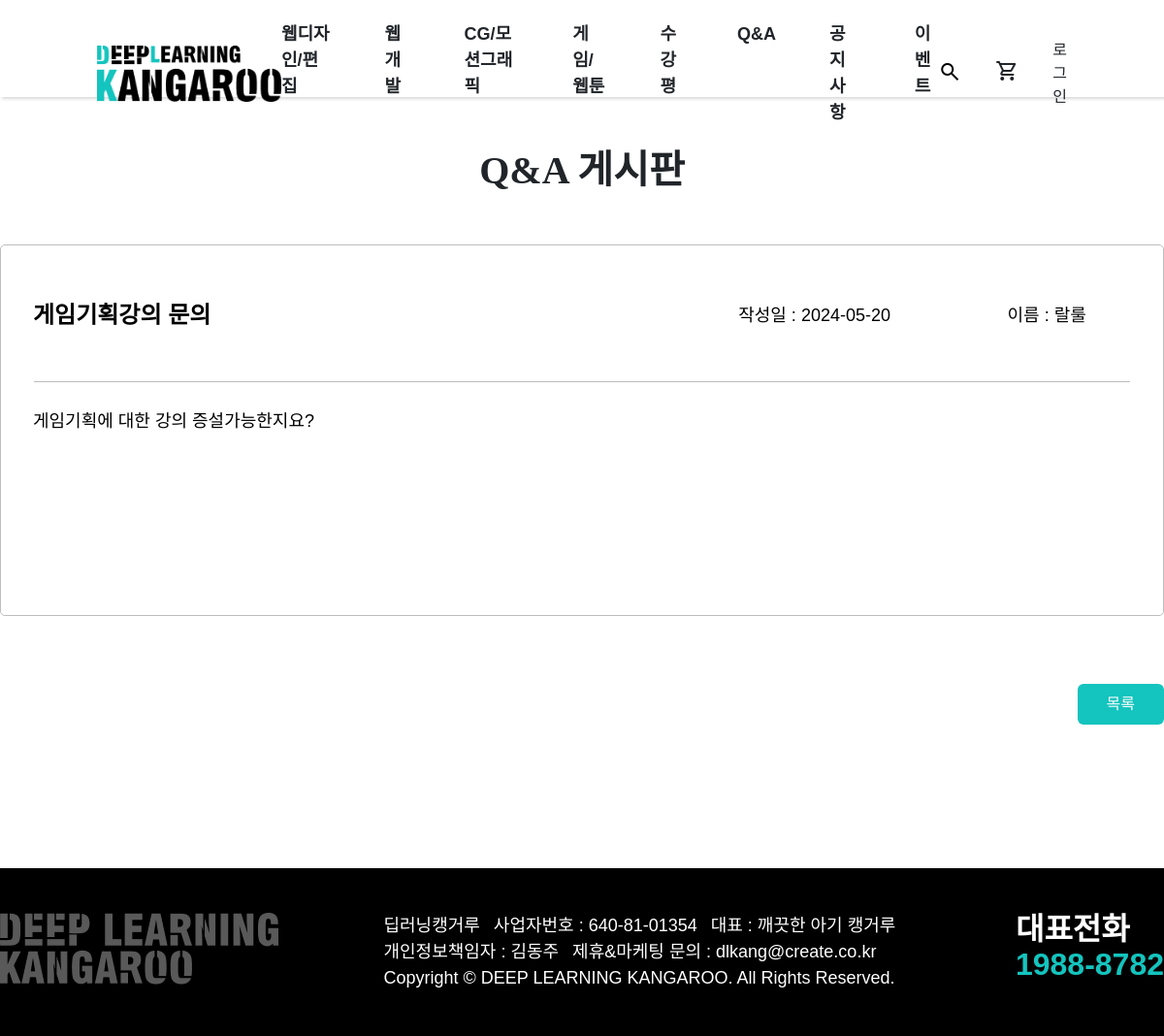
Page /user/u_qna_view.php?idx=94 on the committed database.
### tables this page shows
CREATE TABLE `product_category` (
  `cid` int(11) NOT NULL,
  `code` varchar(10) NOT NULL,
  `pcode` varchar(10) NOT NULL,
  `name` varchar(100) NOT NULL,
  `step` tinyint(4) NOT NULL
);

CREATE TABLE `qna_board` (
  `idx` int(11) NOT NULL,
  `status` int(11) NOT NULL,
  `userid` varchar(100) NOT NULL,
  `title` varchar(100) NOT NULL,
  `content` text NOT NULL,
  `date` date NOT NULL,
  `hit` int(11) DEFAULT NULL
);

CREATE TABLE `members` (
  `mid` int(11) NOT NULL,
  `userid` varchar(145) DEFAULT NULL,
  `email` varchar(245) DEFAULT NULL,
  `username` varchar(145) DEFAULT NULL,
  `passwd` varchar(200) DEFAULT NULL,
  `regdate` datetime DEFAULT current_timestamp(),
  `status` int(11) NOT NULL
);

### user/u_qna_view.php (the view, shortened to what this page needs)
<?php
$css1 = ' <link rel="stylesheet" href="./css/u_notice_qna.css">';
include_once $_SERVER['DOCUMENT_ROOT'] . '/clean_kangaroo/admin/dbcon.php';
include_once $_SERVER['DOCUMENT_ROOT'] . '/clean_kangaroo/user/u_header.php';
$idx = $_GET['idx'];
$sql = "select b.*, m.username
from qna_board b
join members m
on b.userid=m.userid WHERE b.idx={$idx}";
$result = $mysqli->query($sql);
$row = $result->fetch_object();
?>
<main class="u_body">
  <div class="wrapper usergrid">
    <h3 class="h3">Q&A 게시판</h3>
    <table class="u_notice table body3">
      <thead class="notice_viewhead">
        <tr>
          <th colspan="3" scope="col"><?= $row->title; ?></th>
          <th class="body3" scope="col">작성일 : <?= $row->date; ?></th>
          <th class="body3" scope="col">이름 : <?= $row->username; ?></th>
        </tr>
      </thead>
      <tbody class="notice_viewd body3">
        <tr>
          <td colspan="5" scope="col">
            <?= $row->content; ?></td>
        </tr>
        <tr>
          <td class="edit df" colspan="5" scope="col">
          </td>
        </tr>
      </tbody>
    </table>
    <table>
      <tbody>
        <tr>
          <td class="listbtn df" colspan="5" scope="col"><a href="javascript:history.back();" class="primary_btn list">목록</a></td>
        </tr>
      </tbody>
    </table>
  </div>
</main>
<?php
include_once $_SERVER['DOCUMENT_ROOT'] . '/clean_kangaroo/user/footer.php';
?>

### user/u_header.php (shortened to what this page needs)
<?php
include_once $_SERVER['DOCUMENT_ROOT'] . '/clean_kangaroo/admin/dbcon.php';
$step1sql = "SELECT * from product_category where step=1 " ;
$step1result = $mysqli->query($step1sql);
while ($step1rs = $step1result->fetch_object()) {
  $cate1Arr[] = $step1rs;
}
?>
<!DOCTYPE html>
<html lang="en">
<head>
  <link href="https://cdn.jsdelivr.net/gh/sun-typeface/SUIT/fonts/static/woff2/SUIT.css" rel="stylesheet">
  <link href="https://cdn.jsdelivr.net/npm/bootstrap@5.3.3/dist/css/bootstrap.min.css" rel="stylesheet">
  <link rel="stylesheet" href="//code.jquery.com/ui/1.13.2/themes/base/jquery-ui.css">
  <link rel="stylesheet" href="/clean_kangaroo/css/common.css">
  <link rel="stylesheet" href="/clean_kangaroo/user/css/u_common.css">
  <?= $css1 ?? '' ?>
</head>
<body class="u_body">
  <header id="u_header">
    <div class="header_container df aic">
      <h1 class="u_logo">
        <a href="index.php">
          <img src="/clean_kangaroo/images/admin_header_logo.png" alt="">
        </a>
      </h1>
      <nav class="u_gnb_wrap">
        <ul class="u_gnb df">
          <?php
            if(isset($cate1Arr)){
              foreach($cate1Arr as $cate1){
          ?>
            <li><a href="/clean_kangaroo/user/u_lecture_list.php?pcode=<?= $cate1->code ?>&name=<?= $cate1->name ?>" class="body3b"><?= $cate1->name ?></a></li>
          <?php
              }
            }
          ?>
          <li><a href="u_review_list.php" class="body3b">수강평</a></li>
          <li><a href="u_qna_list.php" class="body3b">Q&A</a></li>
          <li><a href="u_notice_list.php" class="body3b">공지사항</a></li>
          <li><a href="u_event_list.php" class="body3b">이벤트</a></li>
        </ul>
      </nav>
      <div class="util_wrap df aic">
        <button class="u_search"><span class="material-symbols-outlined">search</span></button>
        <a href="cart.php" class="cart">
          <span class="material-symbols-outlined">shopping_cart</span>
        </a>
        <?php
          if (!isset($_SESSION['UID'])) {
        ?>
            <a href="/clean_kangaroo/user/u_login.php">로그인</a>
        <?php
          } else {
        ?>
            <a href="/clean_kangaroo/user/mypage_lecture.php"><?=$_SESSION['UNAME']?>님</a>
        <?php
              }
          ?>
      </div>
    </div>
  </header>

### css/common.css (style rules this page uses)
:root { --font-size: 16px; --font-bold:700; --black: #000; --white: #fff; --body-l:calc(var(--font-size) + 6px); --body-sl:calc(var(--font-size) + 4px); --body-m:calc(var(--font-size) + 2px); --body-s:calc(var(--font-size) - 2px); }
body { --C-primary: #14C4BE; --C-secondary: #FF861E; --C-black: #000; --C-white: #fff; --C-hover: #0E8A85; --C-active: #5AD6D1; --C-disable: #BDBDBD; --C-gray: #333; }
body { font-family: 'SUIT', sans-serif; padding-left: 300px; padding-top: 180px; overflow-x: hidden; }
.u_body { padding: 0; }
.usergrid { width: 1200px; margin: 0 auto; overflow: hidden; }
.df { display: flex; }
.aic { align-items: center; }
h1 { font-size: 50px; font-weight: bold; font-family: 'SUIT', sans-serif; font-size: var(--font-size); line-height: 1.4; font-weight: 400; }
.h1, .h2, .h3, .h4 { line-height: 1.1; }
.h1, .h2, .h3, .h4, .body1b, .body2b, .body3b, .body4b, .body5b { font-weight: var(--font-bold); }
.h3 { font-size: 40px; }
.body3b { font-size: var(--body-m); }
.body3 { font-size: var(--body-m); }
.primary_btn { display: inline-block; background: var(--C-primary); border-radius: 6px; text-align: center; line-height: 22.4px; font-size: 16px; color: #fff; padding: 10px 30px; text-transform: capitalize; font-family: 'SUIT', sans-serif; cursor: pointer; transition: 0.2s; }
#u_header { height: 100px; padding: 22px 100px; position: relative; box-shadow: 2px 2px 3px rgba(107, 107, 107, 0.25); }
#u_header .header_container { width: 100%; justify-content: space-between; }
.u_logo img { width: 190px; }
.u_gnb { gap: 55px; }
.util_wrap { gap: 35px; }
.cart { position: relative; }
.table>thead th { height: 70px; background: #dadada; border-top: 2px solid #000; border-bottom: 2px solid #000; }
.table>tbody tr td { border-bottom: 1px solid var(--C-gray); padding: 0; padding: 30px 0; }

### user/css/u_notice_qna.css (style rules this page uses)
body { padding: 0; }
.wrapper .h3 { font-family: 'SUIT'; text-transform: uppercase; text-align: center; padding : 54px 0; margin: 0 auto; }
thead tr th { padding: 27px 0; background-color: #bdbdbd; border: #bdbdbd; }
thead { border-color: #bdbdbd; }
.u_notice.table.body3 { border: 1px solid #bdbdbd; border-radius: 5px; width: 1200px; }
.table>thead th { padding: 24px 0; background: white; border-top: 0 solid #000; border-bottom: 0 solid #000; }
.table>thead th { border-left: 1px solid #bdbdbd; }
.table>thead th:first-child { border-left: 0px; }
.table>thead tr:first-child th:first-child { border-top-left-radius: 5px; }
.table>thead tr:last-child th:last-child { border-top-right-radius: 5px; }
.table>tbody tr:last-child td:last-child { border-bottom-right-radius: 5px; }
.table>tbody tr td { border-bottom: 0px solid #bdbdbd; padding: 24px 0; border-right: 0px solid #bdbdbd; }
.table>tbody tr:last-child td:first-child { border-bottom-left-radius: 5px; }
.table>tbody tr td:first-child { border-left: 0px solid #bdbdbd; }
.notice_viewhead tr { padding: 54px 0; }
.notice_viewhead tr th:first-child, .notice_viewd tr td:first-child { text-align: left; padding-left:33px; padding-right:33px; }
.notice_viewhead tr { position: relative; }
.notice_viewhead tr th:last-child:after { content: ''; position: absolute; width: 1130px; height: 1px; left: 34px; top: 140px; background: #BDBDBD; }
.notice_viewd tr td:first-child { padding-bottom: 81px; }
.notice_viewd.body3 { text-align: left; border-top:1px solid #dbdbdb; }
.notice_viewhead tr th:nth-child(2), .notice_viewhead tr th:nth-child(3) { font-weight: normal; }
.notice_viewhead tr th:first-child { padding-top: 54px; padding-bottom: 54px; border-bottom: none; font-size: 24px; font-weight: bold; }
.notice_viewhead tr .body3 { border:none; }
.listbtn { margin: 0 auto; width: 1200px; justify-content: end; }
.edit { width: 1198px; justify-content: end; }
.primary_btn.list { margin:54px 0; }
.wrapper.usergrid { margin-bottom: 72px; }

### rows in the picture
product_category: name "웹디자인/편집"
product_category: name "웹 개발"
product_category: name "CG/모션그래픽"
product_category: name "게임/웹툰"
qna_board: title "게임기획강의 문의", date "2024-05-20", members.username "랄룰", content "게임기획에 대한 강의 증설가능한지요?"
